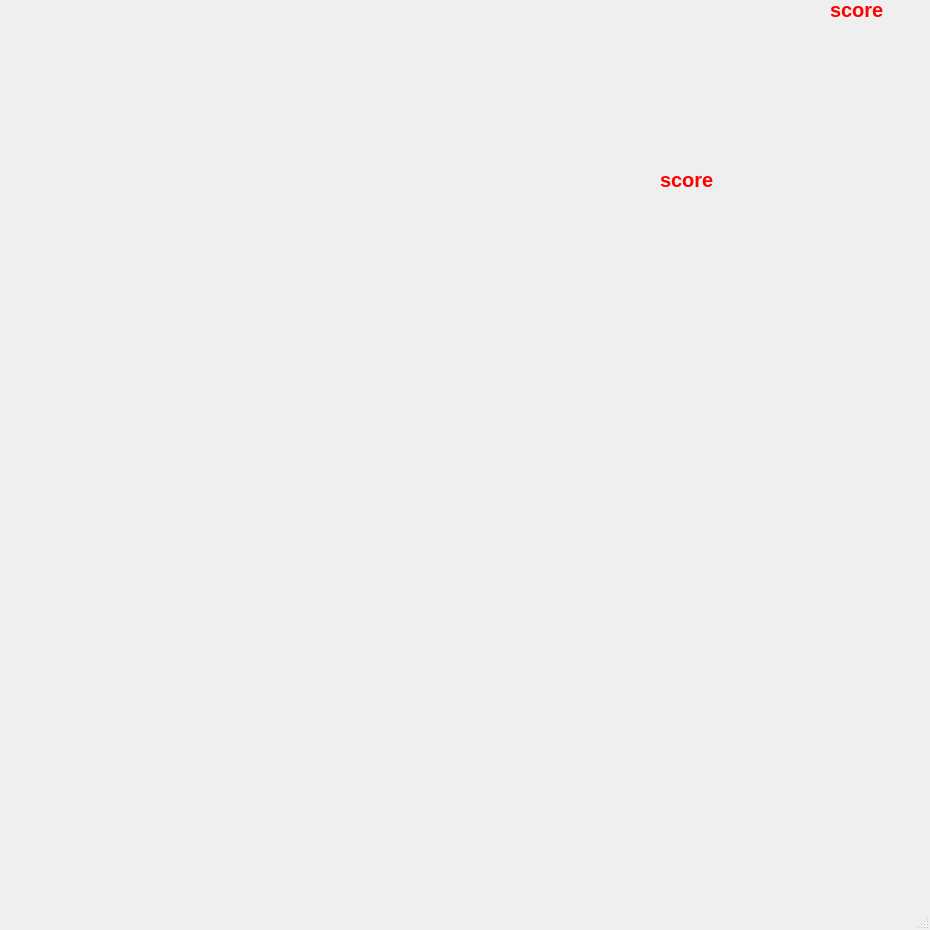
<?xml version="1.0" encoding="UTF-8"?>
<ui version="4.0">
 <class>GamePanel</class>
 <widget class="QMainWindow" name="GamePanel">
  <property name="geometry">
   <rect>
    <x>0</x>
    <y>0</y>
    <width>930</width>
    <height>930</height>
   </rect>
  </property>
  <property name="windowTitle">
   <string>Greedy Snake</string>
  </property>
  <widget class="QWidget" name="centralwidget">
   <widget class="QLabel" name="label">
    <property name="geometry">
     <rect>
      <x>830</x>
      <y>30</y>
      <width>81</width>
      <height>20</height>
     </rect>
    </property>
    <property name="styleSheet">
     <string notr="true">color:red;
font:bold 20px;</string>
    </property>
    <property name="text">
     <string/>
    </property>
   </widget>
   <widget class="QLabel" name="label_2">
    <property name="geometry">
     <rect>
      <x>830</x>
      <y>0</y>
      <width>91</width>
      <height>20</height>
     </rect>
    </property>
    <property name="styleSheet">
     <string notr="true">color:red;
font:bold 20px;</string>
    </property>
    <property name="text">
     <string>score</string>
    </property>
   </widget>
   <widget class="QLabel" name="label_3">
    <property name="geometry">
     <rect>
      <x>660</x>
      <y>170</y>
      <width>91</width>
      <height>20</height>
     </rect>
    </property>
    <property name="styleSheet">
     <string notr="true">color:red;
font:bold 20px;</string>
    </property>
    <property name="text">
     <string>score</string>
    </property>
   </widget>
   <widget class="QLabel" name="label_4">
    <property name="geometry">
     <rect>
      <x>660</x>
      <y>200</y>
      <width>81</width>
      <height>20</height>
     </rect>
    </property>
    <property name="styleSheet">
     <string notr="true">color:red;
font:bold 20px;</string>
    </property>
    <property name="text">
     <string/>
    </property>
   </widget>
  </widget>
  <widget class="QMenuBar" name="menubar">
   <property name="geometry">
    <rect>
     <x>0</x>
     <y>0</y>
     <width>930</width>
     <height>17</height>
    </rect>
   </property>
  </widget>
  <widget class="QStatusBar" name="statusbar"/>
 </widget>
 <resources/>
 <connections/>
</ui>
